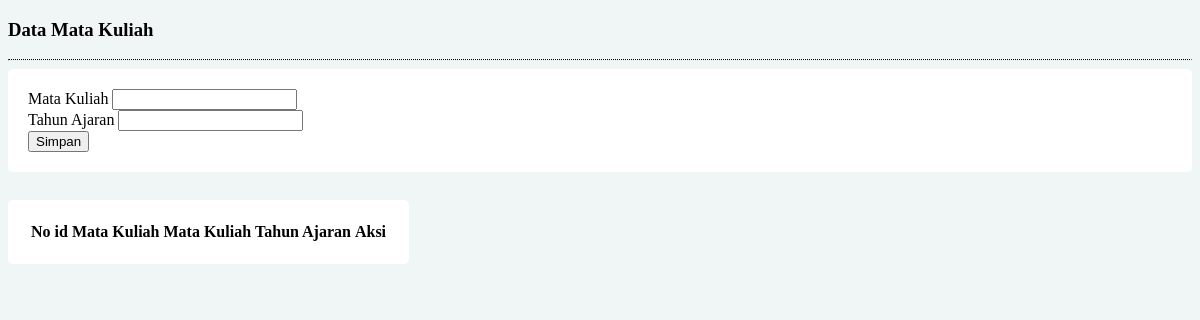
/siakad/panggil/matkul/index.php, run on an earlier commit of the app's database.
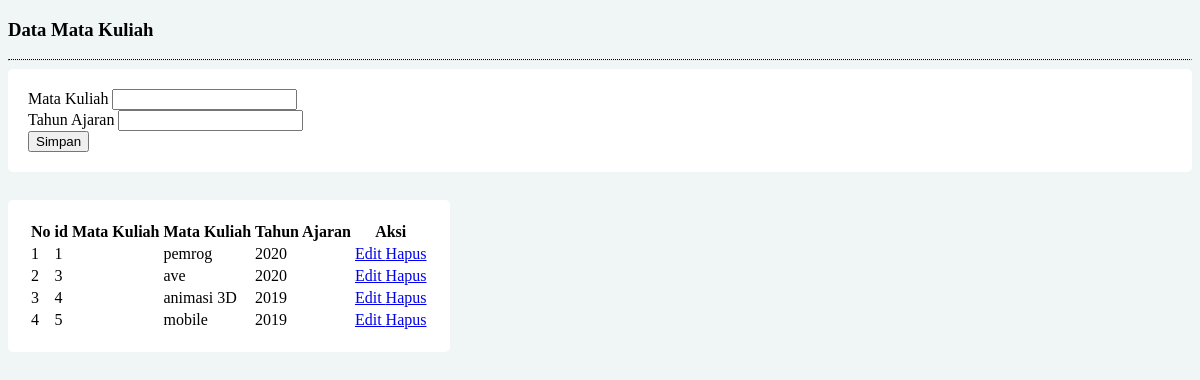
And on a later commit of the database.
### tables this page shows
CREATE TABLE `mk` (
  `idMk` int(11) NOT NULL,
  `namaMk` varchar(50) NOT NULL,
  `tahunAjaran` varchar(50) NOT NULL
);

### siakad/panggil/matkul/koneksi.php (called while the page is built, shortened)
<?php
class db_connect{
		public $host 	= db_host;
		public $user 	= db_user;
		public $pass 	= db_pass;
		public $dbname 	= db_name;
		public function connect(){
			$this->conn = new mysqli($this->host, $this->user, $this->pass, $this->dbname);
		}
	}
	?>

### siakad/panggil/matkul/class.php (called while the page is built, shortened)
<?php
class db_class extends db_connect{
	public function read(){
		$stmt = $this->conn->prepare("select * from mk") or die($this->conn->error);
		if($stmt->execute()){
			$result = $stmt->get_result();
			return $result;
		}
	}
}
?>

### siakad/panggil/matkul/index.php (the view, shortened to what this page needs)
<!DOCTYPE html>
<html>
<head>
</head>
<body>
</body>
</html>
<?php
$conn = new db_class();
$read = $conn->read();
$link 	= "index.php?lihat=matkul/";
?>
<div class = "row">
	<div class = "col-lg-12">
		<h3 class = "text-primary">Data Mata Kuliah</h3>
		<hr style = "border-top:1px dotted #000;"/>
		<div class = "row">
			<div class = "col-lg-6">
				<form method ="POST"action = "panggil/matkul/tambah.php">
					<div class="form-group">
						<label>Mata Kuliah</label>
						<input type ="text" id="namaMk" name = "namaMk" class="form-control" required>
					</div>
					<div class="form-group">
						<label>Tahun Ajaran</label>
						<input type ="text" id="tahunAjaran" name = "tahunAjaran" class="form-control" required>
					</div>
					<div class = "form-group">
						<button name = "save" class = "btn btn-success">
							Simpan
						</button>
					</div>
				</form>
			</div>
		</div>
		<br>
		<table class="table table-hover table-bordered" style="margin-top: 10px">
			<tr class="info">
				<th>No</th>
				<th>id Mata Kuliah</th>
				<th>Mata Kuliah</th>
				<th>Tahun Ajaran</th>
				<th>Aksi</th>
			</tr>
			<tbody>
				<?php
				$no=1;
				while($tampil = $read->fetch_array()){
					?>
					<tr>
						<td><?php echo $no++; ?></td>
						<td><?php echo $tampil['idMk']?></td>
						<td><?php echo $tampil['namaMk']?></td>
						<td><?php echo $tampil['tahunAjaran']?></td>
						<td style="text-align: center;">
							<a href="<?= $link.'edit&idMk='.$tampil['idMk'] ?>" class="btn btn-primary btn-sm">
								<span class = "glyphicon glyphicon-edit"></span> Edit
							</a>
							<a onclick="return confirm('Apakah yakin data akan di hapus?')" href="	<?= $link.'hapus&idMk='.$tampil['idMk'] ?>" class="btn btn-danger btn-sm">
								<span class = "glyphicon glyphicon-trash"></span> Hapus
							</a>
						</td>
					</tr>
					<?php
				}
				?>
			</tbody>
		</table>
	</div>
</div>

### siakad/panggil/matkul/index.php (style rules this page uses)
body { background-color: #f0f5f5; }
form, table { background-color: white; padding:20px; border-radius: 5px; }

What changed in the data, as far as the page shows it:
added mk: idMk "1", namaMk "pemrog", tahunAjaran "2020"
added mk: idMk "3", namaMk "ave", tahunAjaran "2020"
added mk: idMk "4", namaMk "animasi 3D", tahunAjaran "2019"
added mk: idMk "5", namaMk "mobile", tahunAjaran "2019"
